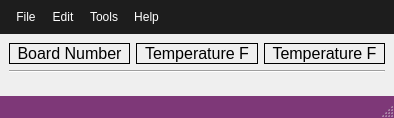
<?xml version="1.0" encoding="UTF-8"?>
<ui version="4.0">
 <class>Window_MunkTemperatureStatus</class>
 <widget class="QMainWindow" name="Window_MunkTemperatureStatus">
  <property name="geometry">
   <rect>
    <x>0</x>
    <y>0</y>
    <width>394</width>
    <height>118</height>
   </rect>
  </property>
  <property name="windowTitle">
   <string>MainWindow</string>
  </property>
  <property name="styleSheet">
   <string notr="true">QMenuBar{
background-color:#1d1d1d;
padding:5px;
	font: 12pt &quot;MS Shell Dlg 2&quot;;
}

QMenuBar::item{
background-color:#1d1d1d;
color:#fff;
padding:5px;

}

QMenu{
color:#fff;
padding:0;
}

QMenu::item:selected{
color:#fff;
background-color:#00aba9;
}

QTableWidget{
background-color:#3d3d3d;
color:#fff;
  selection-background-color: #da532c;
border:solid;
border-width:3px;
border-color:#da532c;
}
QHeaderView::section{
background-color:qlineargradient(spread:pad, x1:0, y1:0, x2:1, y2:0, stop:0 rgba(20, 158, 217, 255), stop:1 rgba(36, 158, 217, 255));
border:none;
border-top-style:solid;
border-width:1px;
border-top-color:qlineargradient(spread:pad, x1:0, y1:0, x2:1, y2:0, stop:0 rgba(20, 158, 217, 255), stop:1 rgba(36, 158, 217, 255));
color:#fff;

}
QHeaderView{
background-color:qlineargradient(spread:pad, x1:0, y1:0, x2:1, y2:0, stop:0 rgba(20, 158, 217, 255), stop:1 rgba(36, 158, 217, 255));

border:none;
border-top-style:solid;
border-width:1px;
border-top-color:#149ED9;
color:#fff;
	font: 75 12pt &quot;Calibri&quot;;
}

QTableCornerButton::section{
border:none;
background-color:#149ED9;
}

QListWidget{
background-color:#3d3d3d;
color:#fff;
}

QMenu{
background-color:#3d3d3d;
}
QStatusBar{
background-color:#7e3878;
color:#fff;
}

QPushButton{
border-style:solid;
background-color:#3d3d3d;
color:#fff;
border-radius:7px;
}

QPushButton:disabled {
background-color: rgb(204, 0, 0);
}

QPushButton:hover{
color:#ccc;
	background-color: qlineargradient(spread:pad, x1:0.517, y1:0, x2:0.517, y2:1, stop:0 rgba(45, 45, 45, 255), stop:0.505682 rgba(45, 45, 45, 255), stop:1 rgba(29, 29, 29, 255));
	border-color:#2d89ef;
border-width:2px;
}

QPushButton:pressed{
background-color: qlineargradient(spread:pad, x1:0.517, y1:0, x2:0.517, y2:1, stop:0 rgba(29, 29, 29, 255), stop:0.505682 rgba(45, 45, 45, 255), stop:1 rgba(29, 29, 29, 255));
}


QTabWidget::tab{
background-color:#3d3d3d;
}

QProgressBar{
border-radius:0;
text-align:center;
color:#fff;
background-color:transparent;
border: 2px solid #e3a21a;
border-radius:7px;
	font: 75 12pt &quot;Open Sans&quot;;

}

QProgressBar::chunk{
background-color:#2d89ef;
width:20px;
}</string>
  </property>
  <widget class="QWidget" name="centralwidget">
   <layout class="QGridLayout" name="gridLayout">
    <item row="0" column="0">
     <layout class="QVBoxLayout" name="verticalLayout">
      <item>
       <layout class="QHBoxLayout" name="horizontalLayout">
        <item>
         <widget class="QLabel" name="label_boardNumber">
          <property name="sizePolicy">
           <sizepolicy hsizetype="MinimumExpanding" vsizetype="Preferred">
            <horstretch>0</horstretch>
            <verstretch>0</verstretch>
           </sizepolicy>
          </property>
          <property name="minimumSize">
           <size>
            <width>120</width>
            <height>0</height>
           </size>
          </property>
          <property name="maximumSize">
           <size>
            <width>16777215</width>
            <height>25</height>
           </size>
          </property>
          <property name="font">
           <font>
            <pointsize>12</pointsize>
           </font>
          </property>
          <property name="frameShape">
           <enum>QFrame::Box</enum>
          </property>
          <property name="text">
           <string>Board Number</string>
          </property>
          <property name="alignment">
           <set>Qt::AlignCenter</set>
          </property>
         </widget>
        </item>
        <item>
         <widget class="QLabel" name="label_Temp1">
          <property name="sizePolicy">
           <sizepolicy hsizetype="MinimumExpanding" vsizetype="Preferred">
            <horstretch>0</horstretch>
            <verstretch>0</verstretch>
           </sizepolicy>
          </property>
          <property name="minimumSize">
           <size>
            <width>120</width>
            <height>0</height>
           </size>
          </property>
          <property name="maximumSize">
           <size>
            <width>16777215</width>
            <height>25</height>
           </size>
          </property>
          <property name="font">
           <font>
            <pointsize>12</pointsize>
           </font>
          </property>
          <property name="frameShape">
           <enum>QFrame::Box</enum>
          </property>
          <property name="text">
           <string>Temperature F</string>
          </property>
          <property name="alignment">
           <set>Qt::AlignCenter</set>
          </property>
         </widget>
        </item>
        <item>
         <widget class="QLabel" name="label_Temp2">
          <property name="sizePolicy">
           <sizepolicy hsizetype="MinimumExpanding" vsizetype="Preferred">
            <horstretch>0</horstretch>
            <verstretch>0</verstretch>
           </sizepolicy>
          </property>
          <property name="minimumSize">
           <size>
            <width>120</width>
            <height>0</height>
           </size>
          </property>
          <property name="maximumSize">
           <size>
            <width>16777215</width>
            <height>25</height>
           </size>
          </property>
          <property name="font">
           <font>
            <pointsize>12</pointsize>
           </font>
          </property>
          <property name="frameShape">
           <enum>QFrame::Box</enum>
          </property>
          <property name="text">
           <string>Temperature F</string>
          </property>
          <property name="alignment">
           <set>Qt::AlignCenter</set>
          </property>
         </widget>
        </item>
       </layout>
      </item>
      <item>
       <widget class="Line" name="line">
        <property name="orientation">
         <enum>Qt::Horizontal</enum>
        </property>
       </widget>
      </item>
      <item>
       <spacer name="verticalSpacer">
        <property name="orientation">
         <enum>Qt::Vertical</enum>
        </property>
        <property name="sizeHint" stdset="0">
         <size>
          <width>20</width>
          <height>2</height>
         </size>
        </property>
       </spacer>
      </item>
     </layout>
    </item>
   </layout>
  </widget>
  <widget class="QMenuBar" name="menubar">
   <property name="geometry">
    <rect>
     <x>0</x>
     <y>0</y>
     <width>394</width>
     <height>40</height>
    </rect>
   </property>
   <widget class="QMenu" name="menuFile">
    <property name="title">
     <string>File</string>
    </property>
   </widget>
   <widget class="QMenu" name="menuEdit">
    <property name="title">
     <string>Edit</string>
    </property>
   </widget>
   <widget class="QMenu" name="menuTools">
    <property name="title">
     <string>Tools</string>
    </property>
   </widget>
   <widget class="QMenu" name="menuHelp">
    <property name="title">
     <string>Help</string>
    </property>
   </widget>
   <addaction name="menuFile"/>
   <addaction name="menuEdit"/>
   <addaction name="menuTools"/>
   <addaction name="menuHelp"/>
  </widget>
  <widget class="QStatusBar" name="statusbar"/>
 </widget>
 <resources/>
 <connections/>
</ui>
